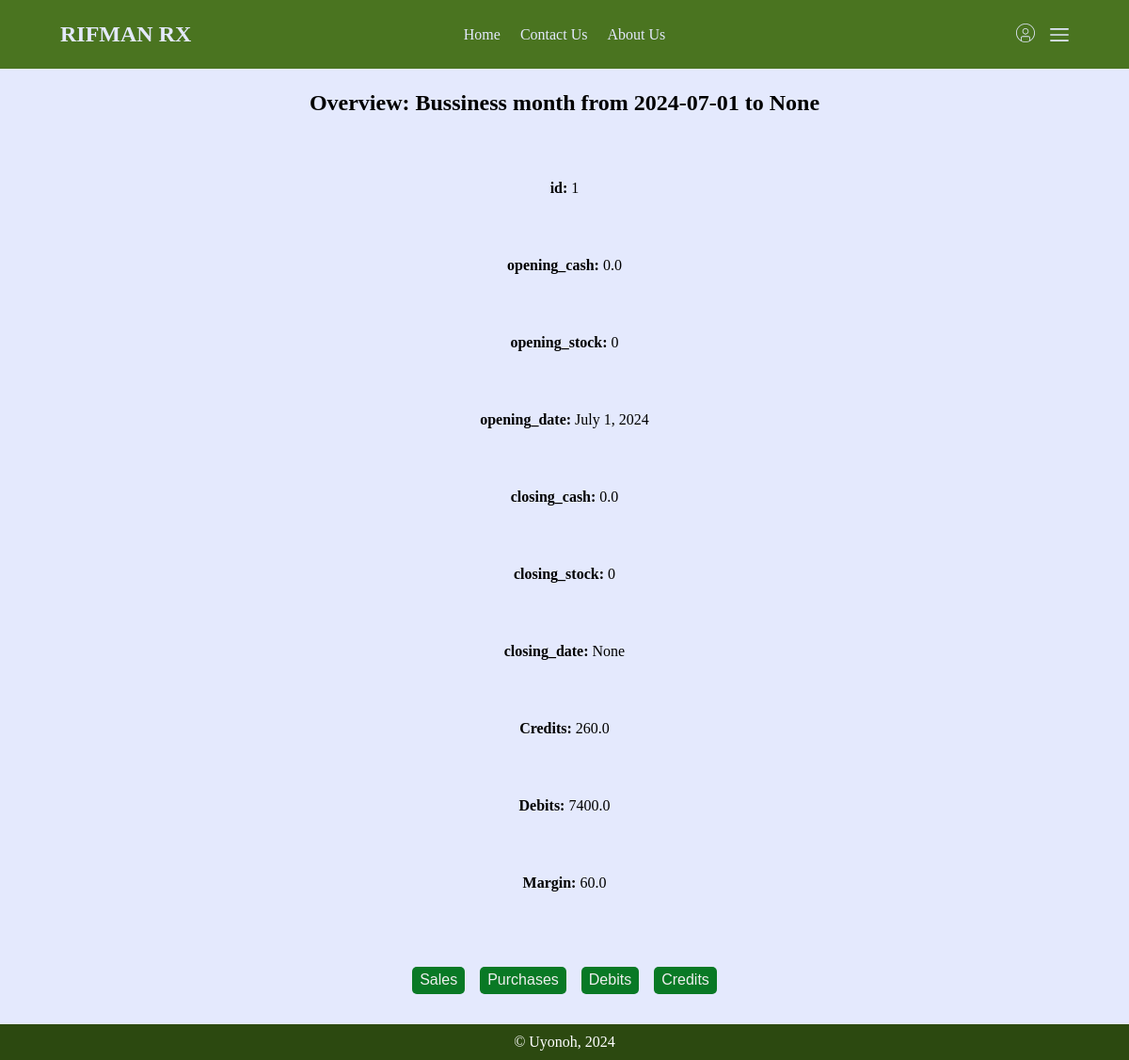
/books/1/, run on an earlier commit of the app's database.
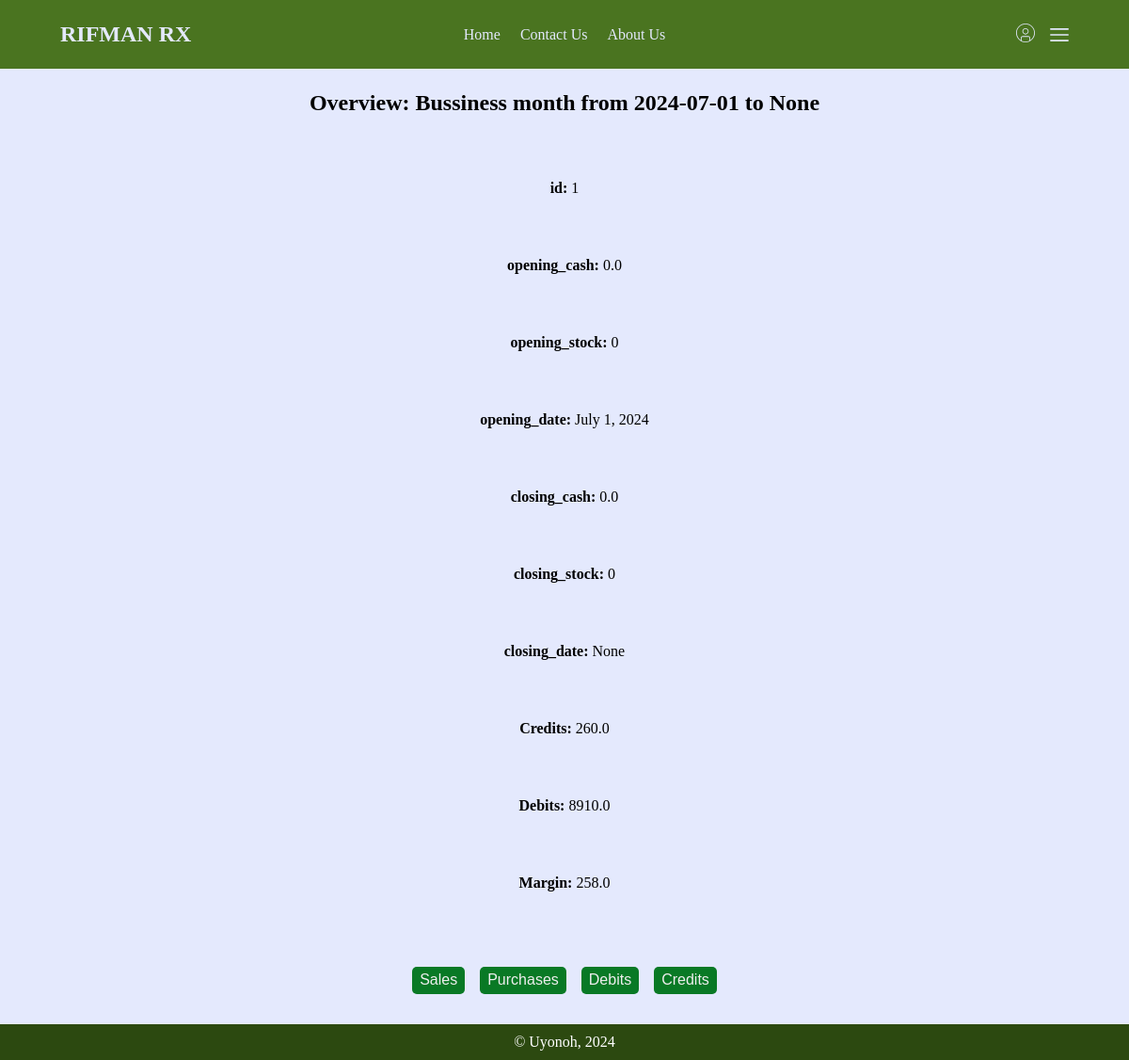
And on a later commit of the database.
### books/models.py (models this page shows, shortened)
class BusinessMonth(models.Model):
    opening_cash = models.FloatField()
    opening_stock = models.IntegerField()
    opening_date = models.DateField(default=tz.now)
    closing_cash = models.FloatField(null=True)
    closing_stock = models.IntegerField(null=True)
    closing_date = models.DateField(null=True)
    def get_credits(self, opening: tz.datetime=None, closing: tz.datetime=tz.now()) -> models.QuerySet:
        if not opening:
            opening = self.opening_date
        if not self.closing_date:
            closing = closing
        else:
            closing = self.closing_date
        credits = Credit.objects.filter(date__gte=opening)
        credits = credits.filter(date__lte=closing)
        return credits
    def get_credits_price(self, opening: tz.datetime=None, closing: tz.datetime=tz.now()) -> float:
        credit = 0
        for item in self.get_credits(opening=opening, closing=closing):
            credit += item.price
        return float(credit)
    def get_debits(self, opening: tz.datetime=None, closing: tz.datetime=tz.now()) -> models.QuerySet:
        if not opening:
            opening = self.opening_date
        if not self.closing_date:
            closing = closing
        else:
            closing = self.closing_date
        debits = Debit.objects.filter(date__gte=opening)
        debits = debits.filter(date__lte=closing)
        return debits
    def get_debits_price(self, opening: tz.datetime=None, closing: tz.datetime=tz.now()) -> float:
        debit = 0
        for item in self.get_debits(opening=opening, closing=closing):
            debit += item.price
        return float(debit)
    def get_sales(self, opening: tz.datetime=None, closing: tz.datetime=tz.now()) -> models.QuerySet:
        if not opening:
            opening = self.opening_date
        if not self.closing_date:
            closing = closing
        else:
            closing = self.closing_date
        sales = Sale.objects.filter(time__gte=opening)
        sales = sales.filter(time__lte=closing)
        return sales
    def get_sales_price(self, opening: tz.datetime=None, closing: tz.datetime=tz.now()) -> float:
        sale = 0
        for item in self.get_sales(opening=opening, closing=closing):
            sale += item.price #com
        return float(sale)
    def get_costs(self, opening: tz.datetime=None, closing: tz.datetime=tz.now()) -> models.QuerySet:
        if not opening:
            opening = self.opening_date
        if not self.closing_date:
            closing = closing
        else:
            closing = self.closing_date
        costs = Sale.objects.filter(time__gte=opening)
        costs = costs.filter(time__lte=closing)
        return costs
    def get_costs_price(self, opening: tz.datetime=None, closing: tz.datetime=tz.now()) -> float:
        cost = 0
        for item in self.get_costs(opening=opening, closing=closing):
            cost += (item.drug.cost_price * item.amount)
        return float(cost)
    def calculate_margin(self,opening: tz.datetime=None, closing: tz.datetime=tz.now(), commit: bool=True) -> float:
        if not closing:
            closing = self.closing_date
        if not closing:
            closing = tz.now()
        margin = self.get_sales_price(opening=opening, closing=closing) - self.get_costs_price(opening=opening, closing=closing)
        print(self.get_sales_price(opening=opening, closing=closing))
        print(self.get_costs_price(opening=opening, closing=closing))
        return margin
    @property
    def margin(self) -> int:
        return self.calculate_margin(closing=None)
    def __str__(self):
        return f"Bussiness month from {self.opening_date} to {self.closing_date}"

class Debit(models.Model):
    item = models.CharField(max_length=100)
    amount = models.IntegerField()
    price = models.FloatField()
    date = models.DateField(default=tz.now)

class Sale(models.Model):
    drug = models.ForeignKey(Drug, on_delete=models.CASCADE, null=True)
    amount = models.IntegerField()
    price = models.FloatField()
    time = models.DateTimeField(default=tz.now)

class Credit(models.Model):
    item = models.CharField(max_length=100)
    amount = models.IntegerField()
    price = models.FloatField()
    date = models.DateField(default=tz.now)

### drugs/models.py (models this page shows, shortened)
class Drug(models.Model):
    name = models.CharField(max_length=30)
    brand_name = models.CharField(max_length=30)
    mass = models.CharField(max_length=10)
    state = models.CharField(max_length=10, choices=state_choices, default="Tablet")
    manufacturer = models.CharField(max_length=30)
    exp_date = models.DateField("Expiery Date")
    stock_amount = models.IntegerField(null=True)
    purchase_amount = models.IntegerField()
    purchase_units = models.CharField(max_length=30, choices=unit_choices, default="Unit")
    price = models.DecimalField(max_digits=10, decimal_places=2)
    cost_price = models.DecimalField(max_digits=10, decimal_places=2)
    category = models.CharField(max_length=30)
    purpose = models.CharField(max_length=30)
    location = models.CharField(max_length=30)
    day_added = models.DateField(null=False, default=str(tz.now().date()))
    @property
    def Tablet(self) -> models.Model:
        """ Gets the tablet assossiated with the drug

        There should only be one"""
        if self.state == "Tab":
            return self.tablet_set.all()[0]
        return False

### books/views.py (the view)
# urls.py: path("<int:pk>/", view_month, name="view-month"),
def view_month(request, pk):
    month = BusinessMonth.objects.filter(pk=pk)
    return render(request, "books/view-month.html", {"month": month})

### books/templates/books/view-month.html
{% extends "main/base.html" %}
{% load static %}
{% block content %}
<section class="container flex-col pb-3">
    <h1>Overview: {{month.0}}</h1>
    <div class="flex-col">
        {% for item, val in month.values.0.items %}
        <p>
            <b>{{item}}: </b>
            {{val}}
        </p>
        {% endfor %}
        <p>
            <b>Credits: </b>
            {{month.0.get_credits_price}}
        </p>
        <p>
            <b>Debits: </b>
            {{month.0.get_debits_price}}
        </p>
        <p>
            <b>Margin: </b>
            {{month.0.margin}}
        </p>
        <div class="flex-c">
            <a class="no-deco" href="/books/{{month.0.pk}}/sales"><button class="round pointer">Sales</button></a>
            <a class="no-deco" href="/books/{{month.0.pk}}/purchases"><button class="round pointer">Purchases</button></a>
            <a class="no-deco" href="/books/{{month.0.pk}}/debits"><button class="round pointer">Debits</button></a>
            <a class="no-deco" href="/books/{{month.0.pk}}/credits"><button class="round pointer">Credits</button></a>
        </div>
    </div>
</section>
{% endblock %}

What changed in the data, as far as the page shows it:
changed through a linked row, BusinessMonth: opening_date+closing_date "7400.0" → "8910.0"; closing_date+opening_date "60.0" → "258.0"
